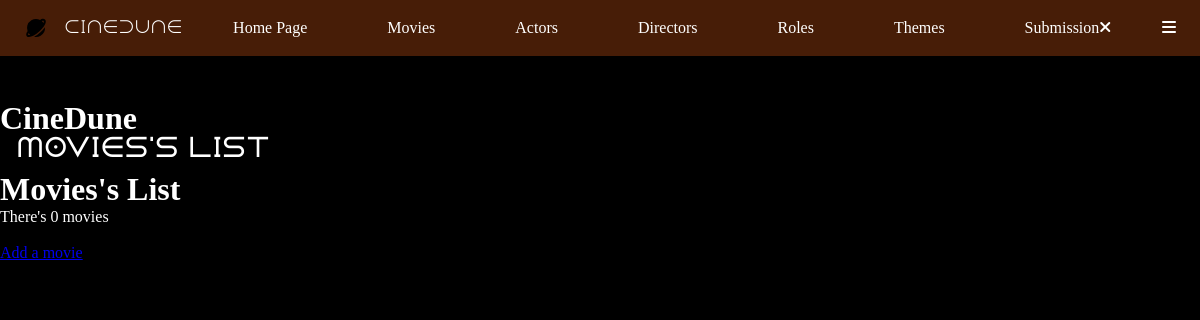
The app's page /index.php?action=listMovies, older data.
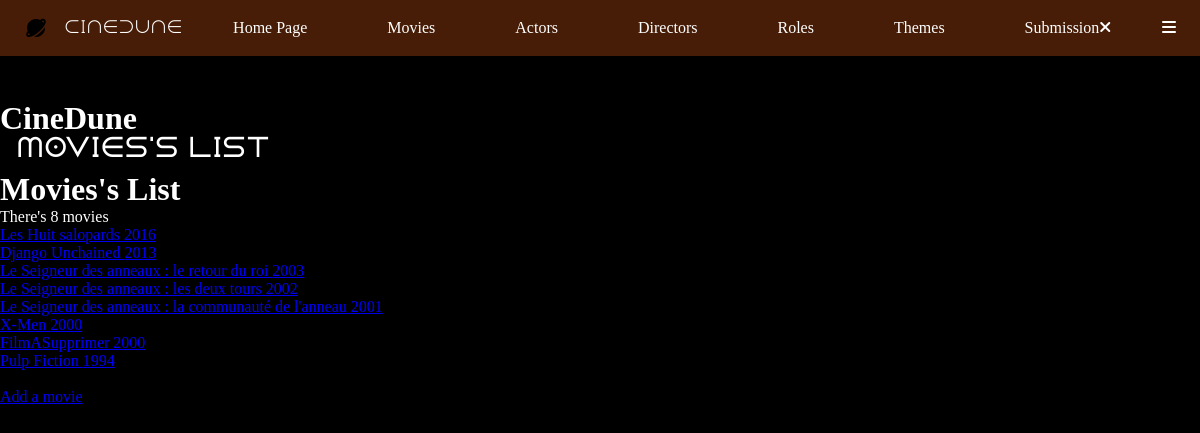
The same page, newer data.
### tables this page shows
CREATE TABLE IF NOT EXISTS `movie` (
  `idMovie` int NOT NULL AUTO_INCREMENT,
  `title` varchar(255) NOT NULL,
  `releaseYear` year NOT NULL,
  `duration` int NOT NULL DEFAULT '0',
  `note` float NOT NULL DEFAULT (0),
  `synopsis` text,
  `poster` varchar(255) NOT NULL,
  `idDirector` int DEFAULT NULL,
  PRIMARY KEY (`idMovie`),
  KEY `idDirector` (`idDirector`),
  CONSTRAINT `FK1_movie_director` FOREIGN KEY (`idDirector`) REFERENCES `director` (`idDirector`)
);

### controller/MovieController.php (called while the page is built, shortened)
<?php
class MovieController
{
    public function listMovies()
    {
        $pdo = Connect::toLogIn();
        $requestMovies = $pdo->query("
        SELECT movie.idMovie, movie.title, movie.releaseYear, movie.duration, movie.note, movie.synopsis, movie.poster
        FROM movie
        ORDER BY releaseYear DESC
        ");
        require "view/movies/listMovies.php";
    }
}

### view/movies/listMovies.php (the view, shortened to what this page needs)
<?php ob_start();
$movies = $requestMovies->fetchAll();
?>
<h1>Movies's List</h1>
<p>There's <?= $requestMovies->rowCount() ?> movies</p>
<?php
foreach($movies as $movie) {
?>
    <a href="index.php?action=moviesDetails&id=<?= $movie["idMovie"] ?>"><?= $movie["title"] . " " . $movie["releaseYear"] . "<br>" ?></a>
<?php
}
?>
<br>
<a href="index.php?action=addMovie">Add a movie</a>
<?php
$secondary_title = "Movies's List";
$content = ob_get_clean();
require "view/template.php";

### index.php (shortened to what this page needs)
<?php
$ctrlMain = new MainController();
$ctrlMovie = new MovieController();
if(isset($_GET["action"])){
    switch ($_GET["action"]) {
        case "listMovies" : $ctrlMovie->listMovies(); break;
    }
} else {
    $ctrlMain->main();
}

### view/template.php (shortened to what this page needs)
<!DOCTYPE html>
<html lang="en">
<head>
    <link rel="stylesheet" href="https://cdnjs.cloudflare.com/ajax/libs/font-awesome/6.5.1/css/all.min.css" />
    <link rel="stylesheet" href="https://cdn.jsdelivr.net/npm/swiper@11/swiper-bundle.min.css" />
    <link rel="stylesheet" href="public/css/style.css" />
</head>
<body>
    <header class="header" id="header">
        <nav class="nav container">
            <a href="index.php" class="nav__logo">
                <img src="public/img/bxs-planet.svg" alt="Logo CineDune">CineDune
            </a>
            <div class="nav__menu" id="nav-menu">
                <ul class="nav__list">
                    <li class="nav__item">
                        <a href="index.php">Home Page</a>
                    </li>
                    <li class="nav__item">
                        <a href="index.php?action=listMovies">Movies</a>
                    </li>
                    <li class="nav__item">
                        <a href="index.php?action=listActors">Actors</a>
                    </li>
                    <li class="nav__item">
                        <a href="index.php?action=listDirectors">Directors</a>
                    </li>
                    <li class="nav__item">
                        <a href="index.php?action=listRoles">Roles</a>
                    </li>
                    <li class="nav__item">
                        <a href="index.php?action=listThemes">Themes</a>
                    </li>
                    <li class="nav__item">
                        <a href="index.php?action=listSubmissions">Submission</a>
                    </li>
                </ul>
                <div class="nav__close" id="nav-close">
                    <i class="fa-solid fa-xmark"></i>
                </div>
            </div>
            <div class="nav__actions">
                <div class="nav__toggle" id="nav-toggle">
                    <i class="fa-solid fa-bars"></i>
                </div>
            </div>
        </nav>
    </header>
    <div id="wrapper">
        <main>
            <div id="content">
                <h1>CineDune</h1>
                <h2><?= $secondary_title ?></h2>
                <?= $content ?>
            </div>
        </main>
    </div>
</body>
</html>

### public/css/style.css (style rules this page uses)
:root { --header-height: 3.5rem; --background-color: #000000; --brown-color: #471D07; --orange-color: #A2520D; --yellow-color: #D9A849; --text-color: #FFFFFF; --gradient-top: linear-gradient(90deg, #D9A849 0%, #A2520D 100%); --gradient-left: linear-gradient(90deg, rgba(162, 82, 13, 0.5) 0%, rgba(0, 0, 0, 0.5) 100%); --gradient-right: linear-gradient(90deg, rgba(0, 0, 0, 0.5) 0%, rgba(162, 82, 13, 0.5) 100%); --gradient-bottom: linear-gradient(359.4deg, rgba(162, 82, 13, 0.5) 0.52%, rgba(0, 0, 0, 0.5) 99.48%); --button-gradient: linear-gradient(90deg, #D9A849 1.11%, #A2520D 98.89%); --hypertext-underline-gradient: linear-gradient(0deg, #D9A849 0%, #A2520D 100%); --background-gradient: radial-gradient(131.8% 131.8% at 50% -31.8%, #D9A849 23%, #471D07 72.5%, #000000 100%); --swiper-pagination-color: var(--yellow-color); --title-font: "Dune Rise"; --h2-font: "Dune Rise"; --nav-text-font: "Champagne & Limousines"; --z-tooltip: 10; --z-fixed: 100; }
* { box-sizing: border-box; padding: 0; margin: 0; }
html { scroll-behavior: smooth; color: var(--text-color); }
body { background-color: var(--background-color); }
h2 { font-family: var(--h2-font); font-size: 1.5rem; padding-left: 1rem; padding-bottom: .5rem; }
ul { list-style: none; font-family: var(--nav-text-font); }
.container { max-width: 1200px; margin-inline: 1.5rem; }
.header { position: fixed; width: 100%; top: 0; left: 0; background-color: var(--brown-color); z-index: var(--z-fixed); }
.nav { position: relative; height: var(--header-height); display: flex; justify-content: space-between; align-items: center; }
.nav__logo { color: var(--text-color); display: flex; align-items: center; gap: 1rem; font-family: var(--title-font); text-decoration: none; transition: .5s; }
.nav__menu { display: flex; }
.nav__menu a { color: var(--text-color); text-decoration: none; transition: .5s; }
#wrapper { padding-top: 100px; }
@media screen and (min-width: 992px) { .nav__list { display: flex; flex-direction: row; gap: 5rem; align-items: center; justify-content: center; justify-items: center; } }

Row changes from the older to the newer data that the page shows:
added movie: title "Les Huit salopards", releaseYear "2016"
added movie: title "Django Unchained", releaseYear "2013"
added movie: title "Le Seigneur des anneaux : le retour du roi", releaseYear "2003"
added movie: title "Le Seigneur des anneaux : les deux tours", releaseYear "2002"
added movie: title "Le Seigneur des anneaux : la communauté de l'anneau", releaseYear "2001"
added movie: title "X-Men", releaseYear "2000"
added movie: title "FilmASupprimer", releaseYear "2000"
added movie: title "Pulp Fiction", releaseYear "1994"
Text that changed along with them:
$requestMovies->rowCount(): "0" → "8"
